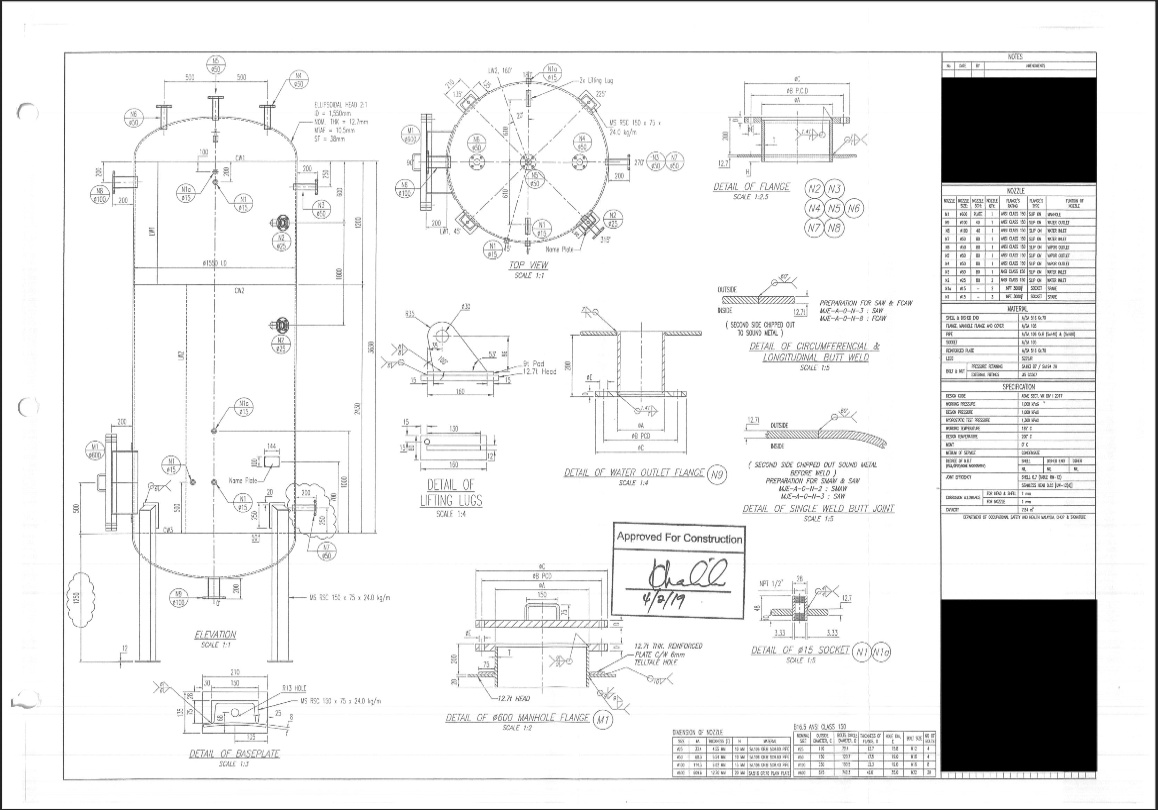
#> input picture llm_ai_approach/gemini/cropped_table.jpg, 1158 x 810 px
$ python -i gemini_pdfplumber_2.py   (imports and definitions only)
#> lines starting #> are read from the running program, lines starting #| are printed output that depends on the picture; after the words box and inside, x2 and y2 are one past the last pixel; in counts of white or black regions, pixels touching at a corner belong together
import os
import io
import re
import cv2
import numpy as np
import time
import pandas as pd
import json as js
import xlsxwriter
from google import genai
from google.genai import types, errors as genai_errors
from PIL import Image
from pdf2image import convert_from_path
from pathlib import Path


# === setup gemini ===
os.environ["GEMINI_API_KEY"] = "AIzaSyCUN3KvVvx57LtX27awuK_jdCmVPtTtP4w"
client = genai.Client(api_key=os.environ["GEMINI_API_KEY"])

# === detect and crop table region ===
def detect_table_regions(image_path):
    # PDF conversion -> image (readable)
#> called with image_path = 'cropped_table.jpg'
    if image_path.lower().endswith('.pdf'):
        print("📄 Converting PDF to image for table detection...")
        pages = convert_from_path(image_path, first_page=1, last_page=1, dpi=200)
        pil_image = pages[0]
        img = cv2.cvtColor(np.array(pil_image), cv2.COLOR_RGB2GRAY)
    else:
        img = cv2.imread(image_path, cv2.IMREAD_GRAYSCALE)
#> img is the input picture: shape (810, 1158); min 0, max 255, mean 233.7

    if img is None:
        raise FileNotFoundError(f"Cannot open {image_path}")

    _, threshold = cv2.threshold(img, 180, 255, cv2.THRESH_BINARY_INV)
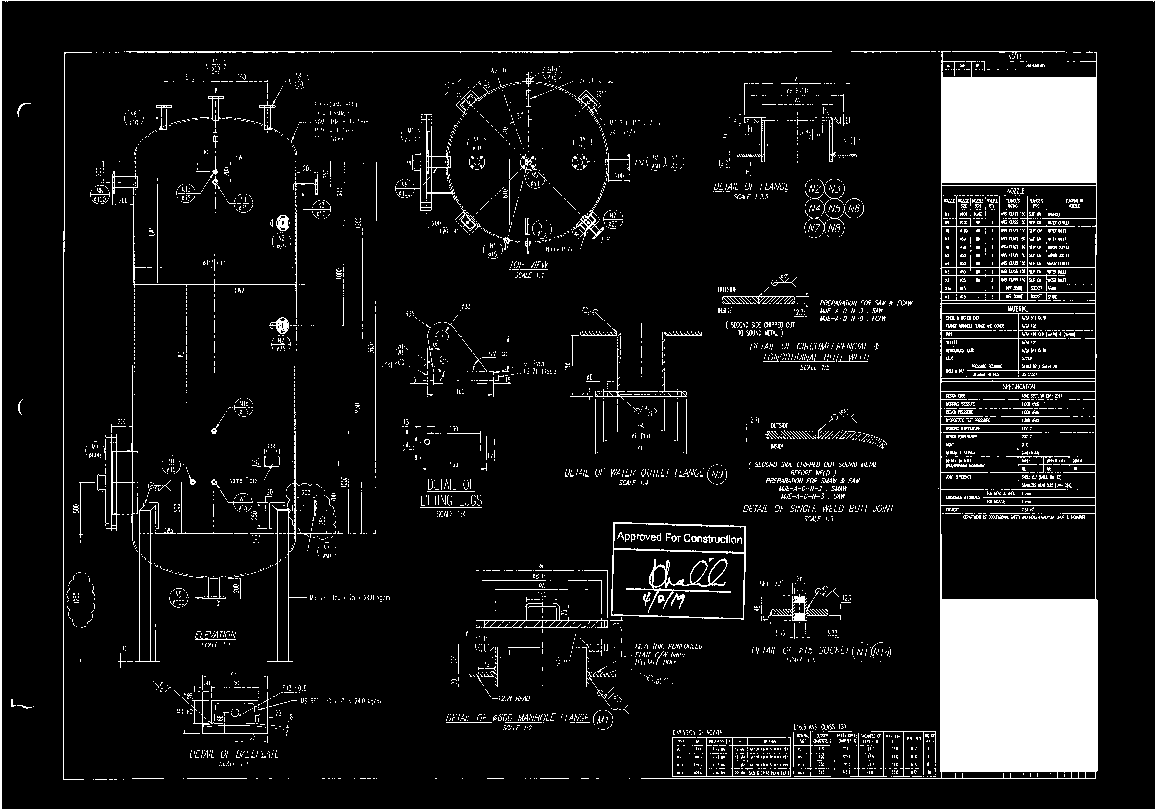
#> threshold: shape (810, 1158); 9.5% white; 4691 white regions (4446 under 20 px), largest, box (x1, y1, x2, y2) and area: (641, 51, 1098, 779) 48587, (0, 0, 1158, 810) 6359, (611, 522, 746, 620) 987

    horizontal_kernel = cv2.getStructuringElement(cv2.MORPH_RECT, (40, 1))
    vertical_kernel = cv2.getStructuringElement(cv2.MORPH_RECT, (1, 40))
    horizontal_lines = cv2.morphologyEx(threshold, cv2.MORPH_OPEN, horizontal_kernel, iterations=2)
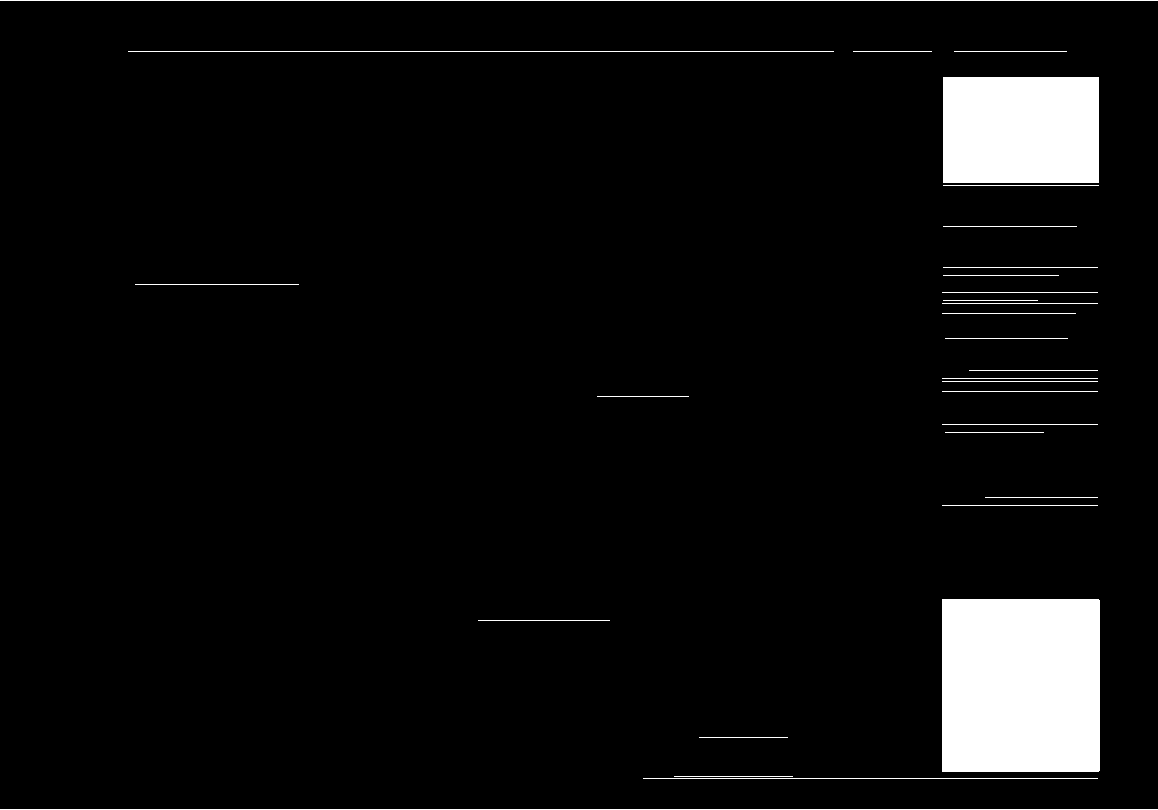
#> horizontal_lines: shape (810, 1158); 5.4% white; 30 white regions, largest, box (x1, y1, x2, y2) and area: (942, 599, 1100, 772) 27332, (943, 77, 1099, 183) 16536, (0, 0, 1158, 1) 1158
    vertical_lines = cv2.morphologyEx(threshold, cv2.MORPH_OPEN, vertical_kernel, iterations=2)
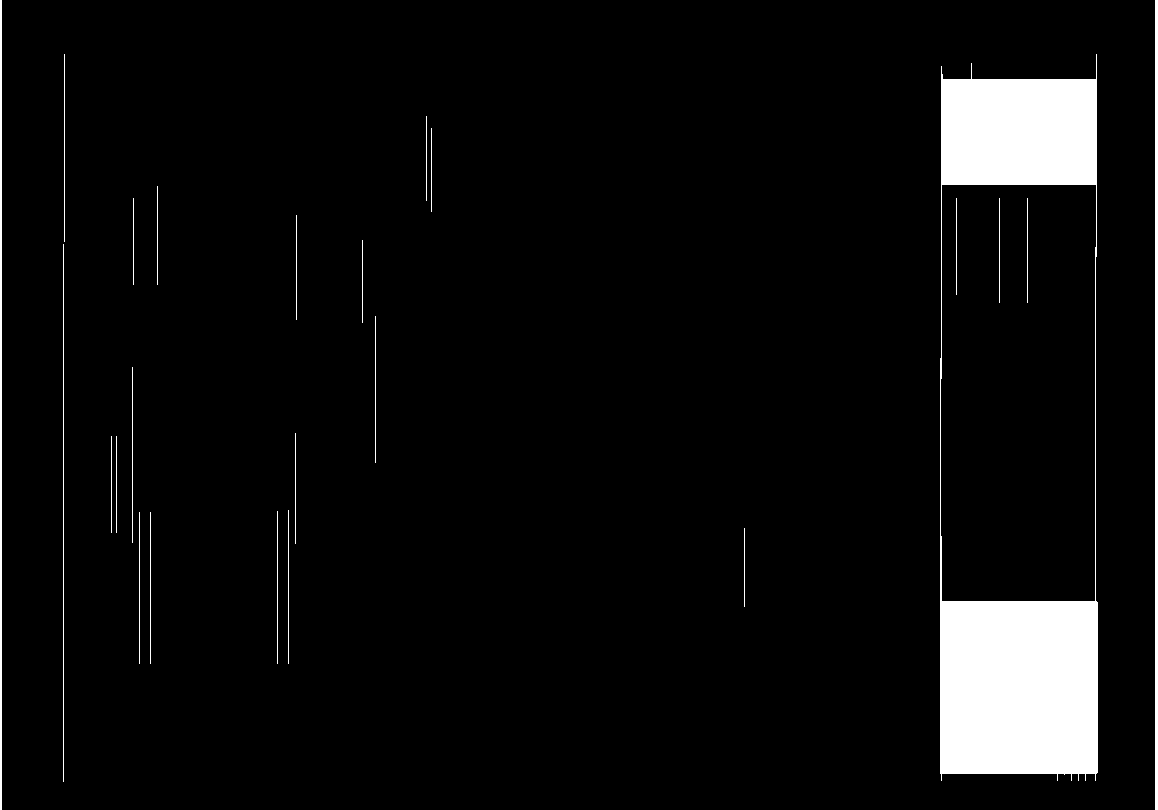
#> vertical_lines: shape (810, 1158); 5.5% white; 24 white regions, largest, box (x1, y1, x2, y2) and area: (940, 54, 1098, 781) 44898, (1155, 0, 1158, 810) 2430, (0, 0, 2, 810) 1620

    table_mask = cv2.add(horizontal_lines, vertical_lines)
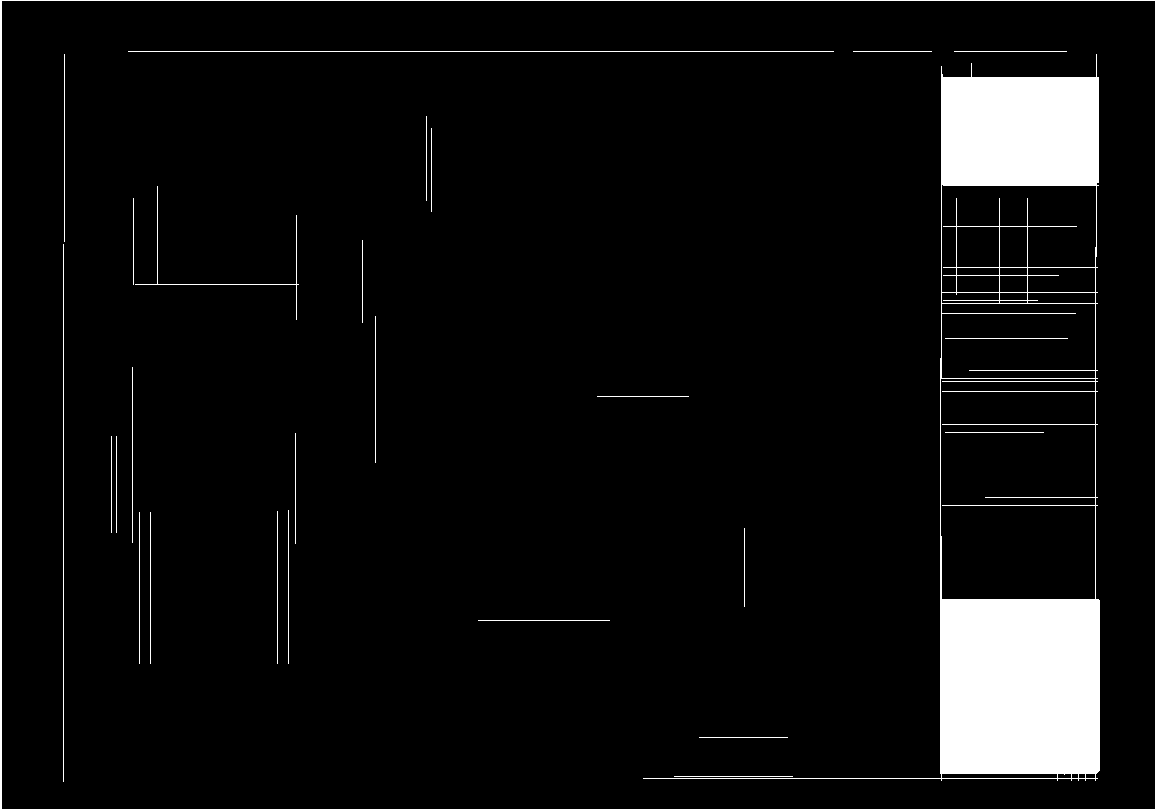
#> table_mask: shape (810, 1158); 6.4% white; 28 white regions, largest, box (x1, y1, x2, y2) and area: (643, 54, 1100, 781) 48924, (0, 0, 1158, 810) 6356, (128, 51, 834, 52) 706
    contours, _ = cv2.findContours(table_mask, cv2.RETR_EXTERNAL, cv2.CHAIN_APPROX_SIMPLE)
#> contours = [[[0, 0], [0, 809], [1157, 809], [1157, 0]]]

    cropped_tables = []
    for contour in contours:
        x, y, w, h = cv2.boundingRect(contour)
        if w > 200 and h > 80:  # filter out small boxes
            cropped = img[y:y+h, x:x+w]
            cropped_tables.append((cropped, (x, y, w, h)))
#> this loop made 1 pass
#> (contour, x, y, w, h) on pass 1: ([[0, 0], [0, 809], [1157, 809], [1157, 0]], 0, 0, 1158, 810)
#> after the loop, cropped_tables = 1 item

    if not cropped_tables:
        print("⚠️ no tables detected, using original image instead.")
        # Return flag to indicate no crop happened
        return [], False

    # sort by position (top to bottom, left to right)
    cropped_tables.sort(key=lambda t: (t[1][1], t[1][0]))

    saved_tables = []

    for idx, (table_img, (x, y, w, h)) in enumerate(cropped_tables):
        cropped_path = f"cropped_table_{idx+1}.jpg"
        cv2.imwrite(cropped_path, table_img)
        saved_tables.append({
            'path' : cropped_path,
            'coords' : (x, y, w, h),
            'index' : idx + 1
        })
#> this loop made 1 pass
#> (x, y, w, h, cropped_path) on pass 1: (0, 0, 1158, 810, 'cropped_table_1.jpg')
#> after the loop, saved_tables = 1 item
    print(f"📊 detected {len(saved_tables)} table(s)")
#| 📊 detected 1 table(s)
    for table in saved_tables:
        x, y, w, h = table['coords']
        print(f"    Table {table['index']}: position ({x},{y}), size ({w}*{h})")
#> this loop made 1 pass
#|     Table 1: position (0,0), size (1158*810)

    return saved_tables, True

# --- process single table ---
def process_single_table(image_bytes, table_num, total_tables):
    # prompt = f"Extract the tabular data form this image (Table {table_num}/{total_tables}) and return ONLY JSON format {{'headers': [...], 'rows': [...]}}"
    prompt = f"""Extract ALL data from the table in this image (Table {table_num}/{total_tables}).

    CRITICAL REQUIREMENTS:
    1. Extract EVERY single cell - do not skip or omit any data
    2. Preserve the EXACT table structure (all rows and columns)
    3. Include ALL headers exactly as they appear
    4. Include ALL rows - even if the cells are empty, represent them as empty strings ""
    5. Maintain column alignment - each row must have the same number of columns as headers
    6. Do not merge, summarize, or truncate any data
    7. Include numbers, text, symbols, and special characters exactly as shown
    8. Give attention to the top right and bottom area - this area is normally the table will located.

    Return ONLY valid JSON in this EXACT format:
    {{"headers": ["col1", "col2", "col3", ...], "rows": [["val1", "val2", "val3", ...], ["val1", "val2", "val3", ...], ...]}}

    No additional text, explanations, or markdown - ONLY the JSON object.

    """
    contents = [
        types.Part.from_bytes(data=image_bytes, mime_type="image/jpeg"),
        prompt,
    ]

    print(f"\n🚀 Streaming request for Gemini for Table {table_num}/{total_tables} ...\n")
    start_time = time.time()

    try:
        responses = safe_generate(client, "gemini-2.5-flash", contents)
        print("⚙️ Running on gemini-2.5-flash ...")
    except RuntimeError:
        print("⚙️ Switching to gemini-1.5-pro...")
        responses = safe_generate(client, "gemini-1.5-pro", contents)

    full_output = ""
    usage = None

    for response in responses:
        if response.text:
            print(response.text, end="", flush=True)
            full_output += response.text
            if hasattr(response, "usage_metadata"):
                usage = response.usage_metadata

    elapsed = time.time() - start_time
    print(f"\n\n ⏰ Table {table_num} execution time: {elapsed:.2f} seconds")

    if usage:
        try:
            print(f"🪙 Tokens -> total: {usage.total_token_count}, input: {usage.prompt_token_count}, output: {usage.candidates_token_count}")
        except Exception as e:
            print(f"ℹ️ Token usage not available: {e}")

    return clean_text(full_output)


# --- process single file with all tables ---
def process_single_file(image_path, output_file="output.xlsx"):
    print(f"\n{'='*60}")
    print(f"📂 Processing: {Path(image_path).name}")
    print(f"{'='*60}\n")

    detected_tables, tables_found = detect_table_regions(image_path)
#> detected_tables = 1 item; tables_found = True

    all_table_data = []

    if not tables_found:
        print("Processing entire image...")

        if image_path.lower().endswith('.pdf'):
            pages = convert_from_path(image_path, first_page=1, last_page=1, dpi=200)
            image = pages[0]
        else:
            image = Image.open(image_path)

    # Convert to bytes
        image = image.convert("RGB")
        image = image.resize((1600, 858))
        buffer = io.BytesIO()
        image.save(buffer, format="JPEG", quality=80)
        image_bytes = buffer.getvalue()

        json_data = process_single_table(image_bytes, 1, 1)
        all_table_data.append({
            'table_num': 1,
            'json_data': json_data
        })
    else:
        # process each detected table
        for table_info in detected_tables:
            table_num = table_info['index']
#> table_num = 1
            table_path = table_info['path']
#> table_path = 'cropped_table_1.jpg'

            print(f"\n === Processing Table {table_num}/{len(detected_tables)} ===")
#|  === Processing Table 1/1 ===

            # process the table
            image = Image.open(table_path)
            image = image.convert("RGB")
#> image: PIL image 1158x810 RGB
            image = image.resize((1600, 858))
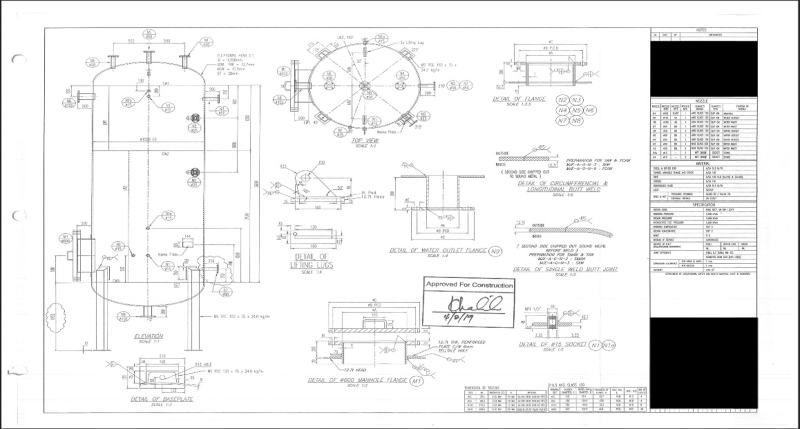
#> image: PIL image 1600x858 RGB (shown at 1/2 size); min 0, max 255, mean 233.6
            buffer = io.BytesIO()
            image.save(buffer, format="JPEG", quality=80)
            image_bytes = buffer.getvalue()
            print(f"✅ Table {table_num} ready ({len(image_bytes)/1024:.1f} KB)")
#| ✅ Table 1 ready (157.8 KB)

            json_data = process_single_table(image_bytes, table_num, len(detected_tables))
#> (printed output is left out)
#|  ⏰ Table 1 execution time: 0.00 seconds
#> json_data = ''
            all_table_data.append({
                'table_num': table_num,
                'json_data': json_data
            })

            # add small delay between requests to avoid rate limiting
            if table_num < len(detected_tables):
                time.sleep(1)

    save_all_tables_to_excel(all_table_data, output_file)

    # --- cleanup temporary files
    for table_info in detected_tables:
        try:
            os.remove(table_info['path'])
        except:
            pass
    return output_file

# === 3. safe retry wrapper ===
def safe_generate(client, model, contents, max_retries=3, delay=5):
    for attempt in range(1, max_retries + 1):
        try:
            return client.models.generate_content_stream(model=model, contents=contents)
        except genai_errors.ServerError as e:
            if e.code == 503:
                print(f"⚠️ {model} overloaded (attempt {attempt}/{max_retries}), retrying in {delay}s...")
                time.sleep(delay)
            else:
                raise
    raise RuntimeError(f"❌ {model} overloaded too many times, giving up.")


# === clean json output ===
def clean_text(text):
    return re.sub(r"```json|```", "", text, flags=re.IGNORECASE).strip()


def extract_json_from_text(text):
    match = re.search(r'(\{.*\}|\[.*\])', text, re.DOTALL)
    if match:
        return match.group(1).strip()
    return None

def save_all_tables_to_excel(all_table_data, output_file="output.xlsx"):
    """
    Save all tables to Excel file
    option 1: multiple sheets (one per table)
    option 2: single sheet with separators
    """
#> called with output_file = 'output.xlsx'

    print(f"\n\n{'='*60}")
    print(f"💾 Saving {len(all_table_data)} table(s) to Excel...")
#> (printed output is left out)
    print(f"{'='*60}\n")

    with pd.ExcelWriter(output_file, engine="xlsxwriter") as writer:
        workbook = writer.book
        header_format = workbook.add_format({
            "bold": True,
            "bg_color": "#DCE6F1",
            "border": 1
        })

        # --- option 1 -> save each table to separate sheets ---
        for table_data in all_table_data:
            table_num = table_data['table_num']
            json_string = table_data['json_data']

            print(f"Processing Table {table_num} ...")

            json_str = extract_json_from_text(json_string)
            if not json_str:
                print(f"⚠️ No JSON found for the Table {table_num}")
                continue

            try:
                data = js.loads(json_str)

                # extract headers and rows
                if isinstance(data, dict) and "headers" in data and "rows" in data:
                    headers = data["headers"]
                    rows = data["rows"]

                    # fix the row length
                    fixed_rows = []
                    for row in rows:
                        row = (row + [""] * len(headers))[:len(headers)]
                        fixed_rows.append(row)

                    df = pd.DataFrame(fixed_rows, columns=headers)

                    # write to separate sheet
                    sheet_name = f"Table_{table_num}"
                    df.to_excel(writer, index=False, sheet_name=sheet_name)

                    # format the headers
                    worksheet = writer.sheets[sheet_name]
                    for col_num, value in enumerate(df.columns.values):
                        worksheet.write(0, col_num, value, header_format)

                    print(f"✅ Table {table_num} saved to sheet '{sheet_name}")
                else:
                    print(f"⚠️ Table {table_num} has unexpected JSON structure")
            except js.JSONDecodeError as e:
                print(f"❌ Failed to decode JSON for Table {table_num}: {e}")
            except Exception as e:
                print(f"❌ Error processing Table {table_num}: {e}")
#> this loop made 1 pass
#> (table_data, table_num, json_string) on pass 1: ({'table_num': 1, 'json_data': ''}, 1, '')
#> (printed output is left out)

        # option 2: also create a combined sheet with all the tables
        print("\n Creating combined sheet...")
        combined = pd.DataFrame()

        for table_data in all_table_data:
            json_str = extract_json_from_text(table_data['json_data'])
            if not json_str:
                continue

            try:
                data = js.loads(json_str)
                if isinstance(data, dict) and "headers" in data and "rows" in data:
                    headers = data["headers"]
                    rows = data["rows"]
                    fixed_rows = []
                    for row in rows:
                        row = (row + [""] * len(headers))[:len(headers)]
                        fixed_rows.append(row)

                    df = pd.DataFrame(fixed_rows, columns=headers)

                    # add separator between tables
                    if not combined.empty:
                        separator = pd.DataFrame([[""] * len(df.columns)], columns=df.columns)
                        combined = pd.concat([combined, separator], ignore_index=True)
                    combined = pd.concat([combined, df], ignore_index=True)
            except:
                pass
#> this loop made 1 pass
#> table_data on pass 1: {'table_num': 1, 'json_data': ''}
#> after the loop, combined = table of 0 rows and 0 columns

        if not combined.empty:
            combined.to_excel(writer, index=False, sheet_name="All_Tables_Combined")
            worksheet = writer.sheets["All_Tables_Combined"]
            for col_num, value in enumerate(combined.columns.values):
                worksheet.write(0, col_num, value, header_format)
            print(f"\n✅ Combined sheet created")
    print(f"✅ Saved Excel file: {output_file}")

# --- bulk processing ---
# [61 lines left out: function process_bulk_files, not called in this run]


# --- main execution ---
# [4 lines not run here, left out]

    # OPTION 2: Process entire folder (bulk)
    # folder_path = "/Users/muhammadputraazam/Desktop/uni/S5/workshop2/Workshop-2-Group-12-2025/llm_ai_approach/gemini"
    # process_bulk_files(folder_path, output_folder="extracted_tables")

>>> result = process_single_file('cropped_table.jpg')
#> the loop in process_single_file, `for table_info in detected_tables:` made 1 pass
